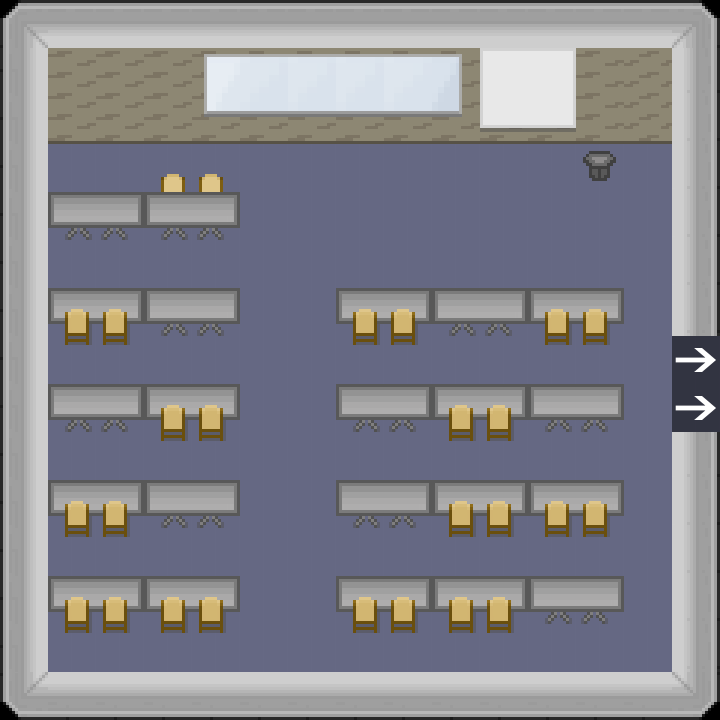

This is a level from a 2D game, rendered from its Tiled map with the project's own tilesets. A one-line summary and the map file follow, with tile-layer data summarised:
An orthogonal 15x15 tile map with 48x48 px tiles, 6 tile layers (floor 1, floor 2, map-transition, Murs, ...).

<map version="1.0" orientation="orthogonal" width="15" height="15" tilewidth="48" tileheight="48">
 <tileset firstgid="1" name="tilesheet" tilewidth="48" tileheight="48">
  <image source="../img/tilesheet.png" width="960" height="1820" />
 </tileset>
 <layer name="floor 1" width="15" height="15">
  <data>[225 cells, 221 non-empty, 1 distinct tile ids]</data>
 </layer>
 <layer name="floor 2" width="15" height="15">
  <data>[225 cells, 24 non-empty, 2 distinct tile ids]</data>
 </layer>
 <layer name="map-transition" width="15" height="15">
  <data>[225 cells, 2 non-empty, 1 distinct tile ids]</data>
 </layer>
 <layer name="Murs" width="15" height="15">
  <data>[225 cells, 80 non-empty, 12 distinct tile ids]</data>
 </layer>
 <layer name="Objets" width="15" height="15">
  <data>[225 cells, 51 non-empty, 13 distinct tile ids]</data>
 </layer>
 <layer name="Objets 2" width="15" height="15">
  <data>[225 cells, 12 non-empty, 6 distinct tile ids]</data>
 </layer>
</map>
